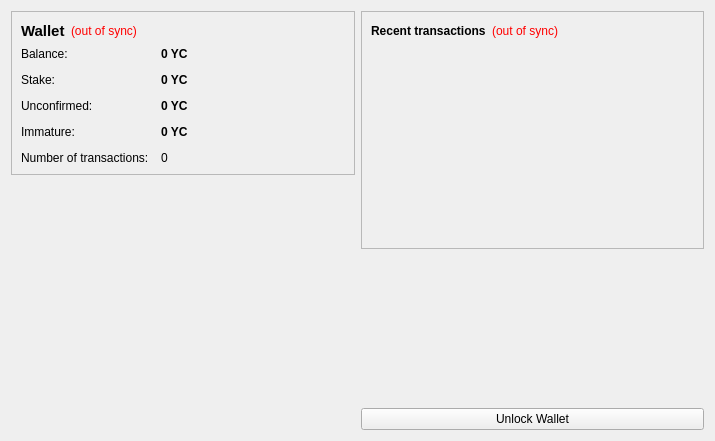
<?xml version="1.0" encoding="UTF-8"?>
<ui version="4.0">
 <class>OverviewPage</class>
 <widget class="QWidget" name="OverviewPage">
  <property name="geometry">
   <rect>
    <x>0</x>
    <y>0</y>
    <width>715</width>
    <height>441</height>
   </rect>
  </property>
  <property name="windowTitle">
   <string>Form</string>
  </property>
  <layout class="QHBoxLayout" name="horizontalLayout" stretch="1,1">
   <item>
    <layout class="QVBoxLayout" name="verticalLayout_2">
     <item>
      <widget class="QFrame" name="frame">
       <property name="frameShape">
        <enum>QFrame::StyledPanel</enum>
       </property>
       <property name="frameShadow">
        <enum>QFrame::Raised</enum>
       </property>
       <layout class="QVBoxLayout" name="verticalLayout_4">
        <item>
         <layout class="QHBoxLayout" name="horizontalLayout_4">
          <item>
           <widget class="QLabel" name="label_5">
            <property name="font">
             <font>
              <pointsize>11</pointsize>
              <weight>75</weight>
              <bold>true</bold>
             </font>
            </property>
            <property name="text">
             <string>Wallet</string>
            </property>
           </widget>
          </item>
          <item>
           <widget class="QLabel" name="labelWalletStatus">
            <property name="toolTip">
             <string>The displayed information may be out of date. Your wallet automatically synchronizes with the WeedSeeds network after a connection is established, but this process has not completed yet.</string>
            </property>
            <property name="styleSheet">
             <string notr="true">QLabel { color: red; }</string>
            </property>
            <property name="text">
             <string notr="true">(out of sync)</string>
            </property>
            <property name="alignment">
             <set>Qt::AlignLeading|Qt::AlignLeft|Qt::AlignVCenter</set>
            </property>
           </widget>
          </item>
          <item>
           <spacer name="horizontalSpacer_2">
            <property name="orientation">
             <enum>Qt::Horizontal</enum>
            </property>
            <property name="sizeHint" stdset="0">
             <size>
              <width>40</width>
              <height>20</height>
             </size>
            </property>
           </spacer>
          </item>
         </layout>
        </item>
        <item>
         <layout class="QFormLayout" name="formLayout_2">
          <property name="fieldGrowthPolicy">
           <enum>QFormLayout::AllNonFixedFieldsGrow</enum>
          </property>
          <property name="horizontalSpacing">
           <number>12</number>
          </property>
          <property name="verticalSpacing">
           <number>12</number>
          </property>
          <item row="0" column="0">
           <widget class="QLabel" name="label">
            <property name="text">
             <string>Balance:</string>
            </property>
           </widget>
          </item>
          <item row="0" column="1">
           <widget class="QLabel" name="labelBalance">
            <property name="font">
             <font>
              <weight>75</weight>
              <bold>true</bold>
             </font>
            </property>
            <property name="cursor">
             <cursorShape>IBeamCursor</cursorShape>
            </property>
            <property name="toolTip">
             <string>Your current balance</string>
            </property>
            <property name="text">
             <string notr="true">0 YC</string>
            </property>
            <property name="textInteractionFlags">
             <set>Qt::LinksAccessibleByMouse|Qt::TextSelectableByKeyboard|Qt::TextSelectableByMouse</set>
            </property>
           </widget>
          </item>
          <item row="1" column="0">
           <widget class="QLabel" name="label_6">
            <property name="text">
             <string>Stake:</string>
            </property>
           </widget>
          </item>
          <item row="1" column="1">
           <widget class="QLabel" name="labelStake">
            <property name="font">
             <font>
              <weight>75</weight>
              <bold>true</bold>
             </font>
            </property>
            <property name="cursor">
             <cursorShape>IBeamCursor</cursorShape>
            </property>
            <property name="toolTip">
             <string>Total of coins that was staked, and do not yet count toward the current balance</string>
            </property>
            <property name="text">
             <string notr="true">0 YC</string>
            </property>
            <property name="textInteractionFlags">
             <set>Qt::LinksAccessibleByMouse|Qt::TextSelectableByKeyboard|Qt::TextSelectableByMouse</set>
            </property>
           </widget>
          </item>
          <item row="2" column="0">
           <widget class="QLabel" name="label_3">
            <property name="text">
             <string>Unconfirmed:</string>
            </property>
           </widget>
          </item>
          <item row="2" column="1">
           <widget class="QLabel" name="labelUnconfirmed">
            <property name="font">
             <font>
              <weight>75</weight>
              <bold>true</bold>
             </font>
            </property>
            <property name="cursor">
             <cursorShape>IBeamCursor</cursorShape>
            </property>
            <property name="toolTip">
             <string>Total of transactions that have yet to be confirmed, and do not yet count toward the current balance</string>
            </property>
            <property name="text">
             <string notr="true">0 YC</string>
            </property>
            <property name="textInteractionFlags">
             <set>Qt::LinksAccessibleByMouse|Qt::TextSelectableByKeyboard|Qt::TextSelectableByMouse</set>
            </property>
           </widget>
          </item>
          <item row="3" column="0">
           <widget class="QLabel" name="labelImmatureText">
            <property name="text">
             <string>Immature:</string>
            </property>
           </widget>
          </item>
          <item row="3" column="1">
           <widget class="QLabel" name="labelImmature">
            <property name="font">
             <font>
              <weight>75</weight>
              <bold>true</bold>
             </font>
            </property>
            <property name="toolTip">
             <string>Mined balance that has not yet matured</string>
            </property>
            <property name="text">
             <string notr="true">0 YC</string>
            </property>
            <property name="textInteractionFlags">
             <set>Qt::LinksAccessibleByMouse|Qt::TextSelectableByKeyboard|Qt::TextSelectableByMouse</set>
            </property>
           </widget>
          </item>
          <item row="4" column="0">
           <widget class="QLabel" name="label_2">
            <property name="text">
             <string>Number of transactions:</string>
            </property>
           </widget>
          </item>
          <item row="4" column="1">
           <widget class="QLabel" name="labelNumTransactions">
            <property name="toolTip">
             <string>Total number of transactions in wallet</string>
            </property>
            <property name="text">
             <string notr="true">0</string>
            </property>
           </widget>
          </item>
         </layout>
        </item>
       </layout>
      </widget>
     </item>
     <item>
      <spacer name="verticalSpacer">
       <property name="orientation">
        <enum>Qt::Vertical</enum>
       </property>
       <property name="sizeHint" stdset="0">
        <size>
         <width>20</width>
         <height>40</height>
        </size>
       </property>
      </spacer>
     </item>
     <item>
      <widget class="QLabel" name="label_6">
       <property name="text">
        <string/>
       </property>
       <property name="pixmap">
        <pixmap resource="../bitcoin.qrc">:/images/backg</pixmap>
       </property>
       <property name="scaledContents">
        <bool>false</bool>
       </property>
       <property name="alignment">
        <set>Qt::AlignCenter</set>
       </property>
       <property name="margin">
        <number>-2</number>
       </property>
      </widget>
     </item>
    </layout>
   </item>
   <item>
    <layout class="QVBoxLayout" name="verticalLayout_3">
     <item>
      <widget class="QFrame" name="frame_2">
       <property name="frameShape">
        <enum>QFrame::StyledPanel</enum>
       </property>
       <property name="frameShadow">
        <enum>QFrame::Raised</enum>
       </property>
       <layout class="QVBoxLayout" name="verticalLayout">
        <item>
         <layout class="QHBoxLayout" name="horizontalLayout_2">
          <item>
           <widget class="QLabel" name="label_4">
            <property name="text">
             <string>&lt;b&gt;Recent transactions&lt;/b&gt;</string>
            </property>
           </widget>
          </item>
          <item>
           <widget class="QLabel" name="labelTransactionsStatus">
            <property name="toolTip">
             <string>The displayed information may be out of date. Your wallet automatically synchronizes with the WeedSeeds network after a connection is established, but this process has not completed yet.</string>
            </property>
            <property name="styleSheet">
             <string notr="true">QLabel { color: red; }</string>
            </property>
            <property name="text">
             <string notr="true">(out of sync)</string>
            </property>
            <property name="alignment">
             <set>Qt::AlignRight|Qt::AlignTrailing|Qt::AlignVCenter</set>
            </property>
           </widget>
          </item>
          <item>
           <spacer name="horizontalSpacer">
            <property name="orientation">
             <enum>Qt::Horizontal</enum>
            </property>
            <property name="sizeHint" stdset="0">
             <size>
              <width>40</width>
              <height>20</height>
             </size>
            </property>
           </spacer>
          </item>
         </layout>
        </item>
        <item>
         <widget class="QListView" name="listTransactions">
          <property name="styleSheet">
           <string notr="true">QListView { background: transparent; }</string>
          </property>
          <property name="frameShape">
           <enum>QFrame::NoFrame</enum>
          </property>
          <property name="verticalScrollBarPolicy">
           <enum>Qt::ScrollBarAlwaysOff</enum>
          </property>
          <property name="horizontalScrollBarPolicy">
           <enum>Qt::ScrollBarAlwaysOff</enum>
          </property>
          <property name="selectionMode">
           <enum>QAbstractItemView::NoSelection</enum>
          </property>
         </widget>
        </item>
       </layout>
      </widget>
     </item>
     <item>
      <spacer name="verticalSpacer_2">
       <property name="orientation">
        <enum>Qt::Vertical</enum>
       </property>
       <property name="sizeHint" stdset="0">
        <size>
         <width>20</width>
         <height>40</height>
        </size>
       </property>
      </spacer>
     </item>
     <item>
      <widget class="QPushButton" name="unlockWalletButton">
       <property name="text">
        <string>Unlock Wallet</string>
       </property>
      </widget>
     </item>
    </layout>
   </item>
  </layout>
 </widget>
 <resources>
  <include location="../bitcoin.qrc"/>
 </resources>
 <connections/>
</ui>
